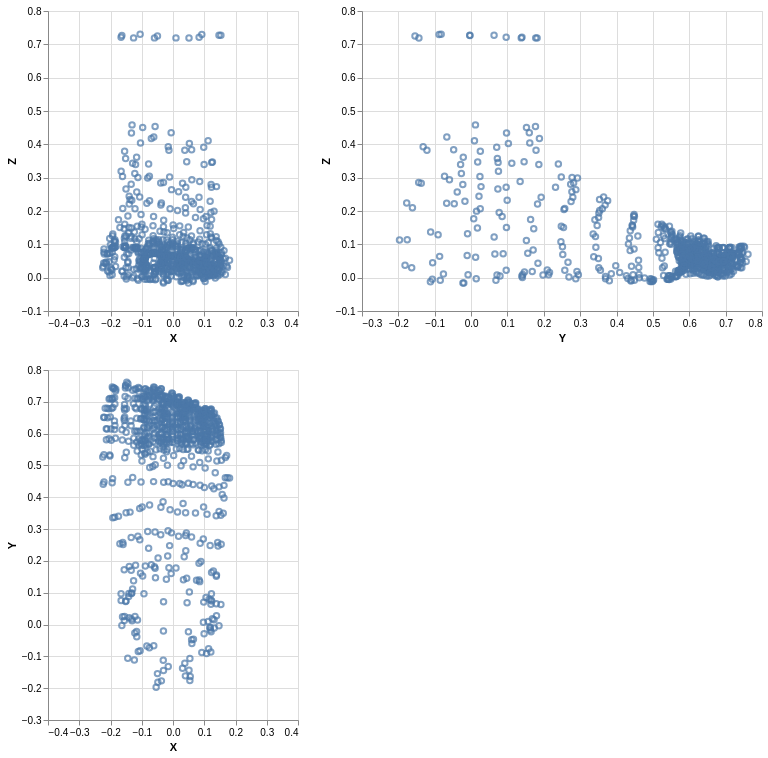

This figure's notebook cell:
### Code cell
vertex_point = (xz_point | yz_point) & xy_point
vertex_point

### Figure 1 — Vega specification as saved in the notebook (floating-point values rounded to 4 significant figures; data arrays with more than 128 entries replaced by an {"elided": "..."} marker saying what was removed)
{"$schema": "https://vega.github.io/schema/vega/v5.json", "data": [{"name": "source_0"}, {"name": "data_0", "values": {"elided": "800 records"}}, {"name": "data_1", "values": {"elided": "800 records"}}, {"name": "data_2", "values": {"elided": "800 records"}}], "signals": [{"name": "concat_0_height", "value": 300}, {"name": "concat_0_concat_0_width", "value": 250}, {"name": "concat_0_concat_1_width", "value": 400}, {"name": "concat_1_width", "value": 250}, {"name": "concat_1_height", "value": 350}], "marks": [{"type": "group", "name": "concat_0_group", "marks": [{"type": "group", "name": "concat_0_concat_0_group", "encode": {"update": {"height": {"signal": "concat_0_height"}, "width": {"signal": "concat_0_concat_0_width"}}}, "marks": [{"type": "symbol", "name": "concat_0_concat_0_marks", "from": {"data": "data_0"}, "encode": {"update": {"opacity": {"value": 0.7}, "stroke": {"value": "#4c78a8"}, "fill": {"value": "transparent"}, "x": {"field": "X", "scale": "concat_0_concat_0_x"}, "y": {"field": "Z", "scale": "concat_0_concat_0_y"}}}, "style": ["point"]}], "axes": [{"scale": "concat_0_concat_0_x", "labels": false, "grid": true, "tickCount": {"signal": "ceil(concat_0_concat_0_width/40)"}, "ticks": false, "zindex": 0, "aria": false, "maxExtent": 0, "minExtent": 0, "orient": "bottom", "gridScale": "concat_0_concat_0_y", "domain": false}, {"scale": "concat_0_concat_0_y", "maxExtent": 0, "zindex": 0, "grid": true, "labels": false, "domain": false, "ticks": false, "gridScale": "concat_0_concat_0_x", "minExtent": 0, "orient": "left", "aria": false, "tickCount": {"signal": "ceil(concat_0_height/40)"}}, {"scale": "concat_0_concat_0_x", "labelFlush": true, "orient": "bottom", "grid": false, "labelOverlap": true, "tickCount": {"signal": "ceil(concat_0_concat_0_width/40)"}, "title": "X", "zindex": 0}, {"scale": "concat_0_concat_0_y", "tickCount": {"signal": "ceil(concat_0_height/40)"}, "orient": "left", "title": "Z", "grid": false, "labelOverlap": true, "zindex": 0}], "style": "cell"}, {"type": "group", "name": "concat_0_concat_1_group", "encode": {"update": {"height": {"signal": "concat_0_height"}, "width": {"signal": "concat_0_concat_1_width"}}}, "marks": [{"type": "symbol", "name": "concat_0_concat_1_marks", "from": {"data": "data_1"}, "encode": {"update": {"x": {"field": "Y", "scale": "concat_0_concat_1_x"}, "y": {"field": "Z", "scale": "concat_0_concat_1_y"}, "fill": {"value": "transparent"}, "stroke": {"value": "#4c78a8"}, "opacity": {"value": 0.7}}}, "style": ["point"]}], "axes": [{"scale": "concat_0_concat_1_x", "maxExtent": 0, "minExtent": 0, "ticks": false, "zindex": 0, "grid": true, "labels": false, "aria": false, "orient": "bottom", "domain": false, "gridScale": "concat_0_concat_1_y", "tickCount": {"signal": "ceil(concat_0_concat_1_width/40)"}}, {"scale": "concat_0_concat_1_y", "minExtent": 0, "zindex": 0, "maxExtent": 0, "orient": "left", "gridScale": "concat_0_concat_1_x", "domain": false, "tickCount": {"signal": "ceil(concat_0_height/40)"}, "labels": false, "aria": false, "grid": true, "ticks": false}, {"scale": "concat_0_concat_1_x", "labelFlush": true, "grid": false, "labelOverlap": true, "tickCount": {"signal": "ceil(concat_0_concat_1_width/40)"}, "orient": "bottom", "title": "Y", "zindex": 0}, {"scale": "concat_0_concat_1_y", "title": "Z", "zindex": 0, "orient": "left", "labelOverlap": true, "grid": false, "tickCount": {"signal": "ceil(concat_0_height/40)"}}], "style": "cell"}], "layout": {"padding": 20, "bounds": "full", "align": "each"}}, {"type": "group", "name": "concat_1_group", "encode": {"update": {"width": {"signal": "concat_1_width"}, "height": {"signal": "concat_1_height"}}}, "marks": [{"type": "symbol", "name": "concat_1_marks", "from": {"data": "data_2"}, "encode": {"update": {"opacity": {"value": 0.7}, "fill": {"value": "transparent"}, "stroke": {"value": "#4c78a8"}, "x": {"field": "X", "scale": "concat_1_x"}, "y": {"field": "Y", "scale": "concat_1_y"}}}, "style": ["point"]}], "axes": [{"scale": "concat_1_x", "labels": false, "grid": true, "domain": false, "maxExtent": 0, "zindex": 0, "ticks": false, "tickCount": {"signal": "ceil(concat_1_width/40)"}, "orient": "bottom", "gridScale": "concat_1_y", "minExtent": 0, "aria": false}, {"scale": "concat_1_y", "tickCount": {"signal": "ceil(concat_1_height/40)"}, "maxExtent": 0, "domain": false, "aria": false, "minExtent": 0, "gridScale": "concat_1_x", "grid": true, "labels": false, "zindex": 0, "orient": "left", "ticks": false}, {"scale": "concat_1_x", "zindex": 0, "tickCount": {"signal": "ceil(concat_1_width/40)"}, "title": "X", "orient": "bottom", "labelFlush": true, "grid": false, "labelOverlap": true}, {"scale": "concat_1_y", "zindex": 0, "labelOverlap": true, "tickCount": {"signal": "ceil(concat_1_height/40)"}, "title": "Y", "orient": "left", "grid": false}], "style": "cell"}], "scales": [{"name": "concat_0_concat_0_x", "type": "linear", "domain": [-0.4, 0.4], "range": [0, {"signal": "concat_0_concat_0_width"}], "zero": true}, {"name": "concat_0_concat_0_y", "type": "linear", "domain": [-0.1, 0.8], "range": [{"signal": "concat_0_height"}, 0], "zero": true}, {"name": "concat_0_concat_1_x", "type": "linear", "domain": [-0.3, 0.8], "range": [0, {"signal": "concat_0_concat_1_width"}], "zero": true}, {"name": "concat_0_concat_1_y", "type": "linear", "domain": [-0.1, 0.8], "range": [{"signal": "concat_0_height"}, 0], "zero": true}, {"name": "concat_1_x", "type": "linear", "domain": [-0.4, 0.4], "range": [0, {"signal": "concat_1_width"}], "zero": true}, {"name": "concat_1_y", "type": "linear", "domain": [-0.3, 0.8], "range": [{"signal": "concat_1_height"}, 0], "zero": true}], "layout": {"padding": 20, "columns": 1, "bounds": "full", "align": "each"}, "background": "white", "padding": 5}
